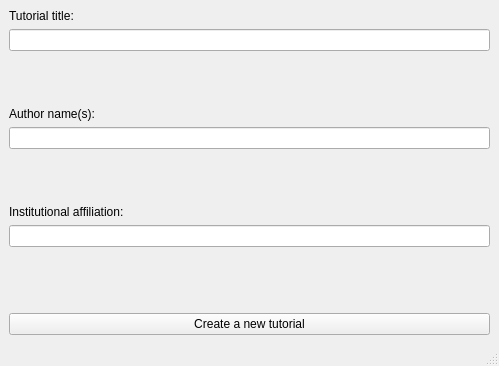
<?xml version="1.0" encoding="UTF-8"?>
<ui version="4.0">
 <class>MainWindow</class>
 <widget class="QMainWindow" name="MainWindow">
  <property name="geometry">
   <rect>
    <x>0</x>
    <y>0</y>
    <width>499</width>
    <height>366</height>
   </rect>
  </property>
  <property name="windowTitle">
   <string>MainWindow</string>
  </property>
  <widget class="QWidget" name="centralwidget">
   <layout class="QGridLayout" name="gridLayout">
    <item row="2" column="0">
     <spacer name="verticalSpacer">
      <property name="orientation">
       <enum>Qt::Vertical</enum>
      </property>
      <property name="sizeHint" stdset="0">
       <size>
        <width>20</width>
        <height>40</height>
       </size>
      </property>
     </spacer>
    </item>
    <item row="6" column="0">
     <widget class="QLabel" name="label_3">
      <property name="text">
       <string>Institutional affiliation:</string>
      </property>
     </widget>
    </item>
    <item row="9" column="0">
     <widget class="QPushButton" name="pushButton_save">
      <property name="text">
       <string>Create a new tutorial</string>
      </property>
     </widget>
    </item>
    <item row="1" column="0">
     <widget class="QLineEdit" name="lineEdit_title"/>
    </item>
    <item row="5" column="0">
     <spacer name="verticalSpacer_2">
      <property name="orientation">
       <enum>Qt::Vertical</enum>
      </property>
      <property name="sizeHint" stdset="0">
       <size>
        <width>20</width>
        <height>40</height>
       </size>
      </property>
     </spacer>
    </item>
    <item row="0" column="0">
     <widget class="QLabel" name="label">
      <property name="enabled">
       <bool>true</bool>
      </property>
      <property name="text">
       <string>Tutorial title:</string>
      </property>
     </widget>
    </item>
    <item row="3" column="0">
     <widget class="QLabel" name="label_2">
      <property name="text">
       <string>Author name(s):</string>
      </property>
     </widget>
    </item>
    <item row="7" column="0">
     <widget class="QLineEdit" name="lineEdit_affiliation"/>
    </item>
    <item row="4" column="0">
     <widget class="QLineEdit" name="lineEdit_autor"/>
    </item>
    <item row="8" column="0">
     <spacer name="verticalSpacer_3">
      <property name="orientation">
       <enum>Qt::Vertical</enum>
      </property>
      <property name="sizeType">
       <enum>QSizePolicy::MinimumExpanding</enum>
      </property>
      <property name="sizeHint" stdset="0">
       <size>
        <width>20</width>
        <height>60</height>
       </size>
      </property>
     </spacer>
    </item>
   </layout>
  </widget>
  <widget class="QStatusBar" name="statusbar"/>
 </widget>
 <resources/>
 <connections/>
</ui>
